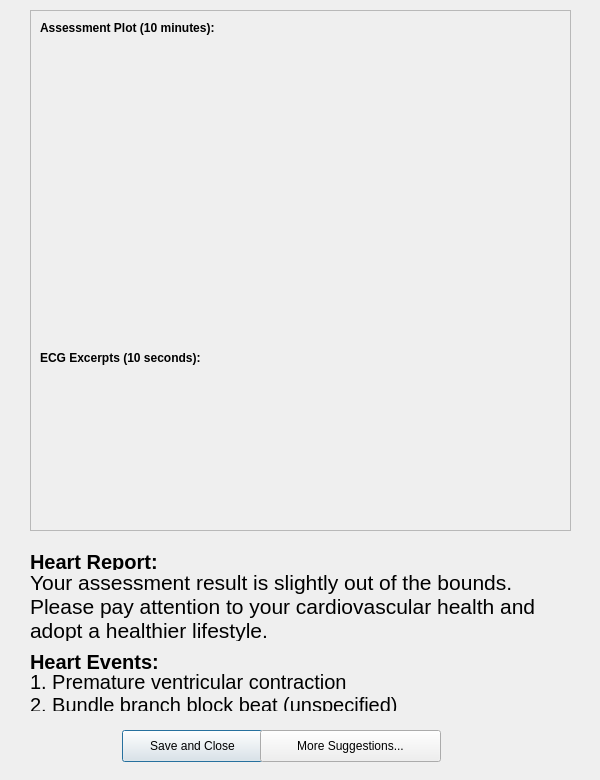
<?xml version="1.0" encoding="UTF-8"?>
<ui version="4.0">
 <class>Dialog</class>
 <widget class="QDialog" name="Dialog">
  <property name="geometry">
   <rect>
    <x>0</x>
    <y>0</y>
    <width>600</width>
    <height>780</height>
   </rect>
  </property>
  <property name="minimumSize">
   <size>
    <width>600</width>
    <height>780</height>
   </size>
  </property>
  <property name="maximumSize">
   <size>
    <width>600</width>
    <height>780</height>
   </size>
  </property>
  <property name="windowTitle">
   <string>Short-term Assessment</string>
  </property>
  <widget class="QPushButton" name="close_button">
   <property name="geometry">
    <rect>
     <x>122</x>
     <y>730</y>
     <width>141</width>
     <height>32</height>
    </rect>
   </property>
   <property name="text">
    <string>Save and Close</string>
   </property>
  </widget>
  <widget class="QPushButton" name="suggestion_button">
   <property name="geometry">
    <rect>
     <x>260</x>
     <y>730</y>
     <width>181</width>
     <height>32</height>
    </rect>
   </property>
   <property name="text">
    <string>More Suggestions...</string>
   </property>
  </widget>
  <widget class="QFrame" name="figure_frame">
   <property name="geometry">
    <rect>
     <x>30</x>
     <y>10</y>
     <width>541</width>
     <height>521</height>
    </rect>
   </property>
   <property name="frameShape">
    <enum>QFrame::StyledPanel</enum>
   </property>
   <property name="frameShadow">
    <enum>QFrame::Raised</enum>
   </property>
   <widget class="QLabel" name="assessment_fig">
    <property name="geometry">
     <rect>
      <x>10</x>
      <y>30</y>
      <width>421</width>
      <height>291</height>
     </rect>
    </property>
    <property name="text">
     <string/>
    </property>
    <property name="pixmap">
     <pixmap>../model/result/sample_short_term_assessment_106.png</pixmap>
    </property>
    <property name="scaledContents">
     <bool>true</bool>
    </property>
   </widget>
   <widget class="QLabel" name="assessment_fig_label">
    <property name="geometry">
     <rect>
      <x>10</x>
      <y>10</y>
      <width>231</width>
      <height>16</height>
     </rect>
    </property>
    <property name="font">
     <font>
      <weight>75</weight>
      <bold>true</bold>
     </font>
    </property>
    <property name="text">
     <string>Assessment Plot (10 minutes):</string>
    </property>
   </widget>
   <widget class="QLabel" name="ecg_fig_label">
    <property name="geometry">
     <rect>
      <x>10</x>
      <y>340</y>
      <width>231</width>
      <height>16</height>
     </rect>
    </property>
    <property name="font">
     <font>
      <weight>75</weight>
      <bold>true</bold>
     </font>
    </property>
    <property name="text">
     <string>ECG Excerpts (10 seconds):</string>
    </property>
   </widget>
   <widget class="QLabel" name="ecg_fig">
    <property name="geometry">
     <rect>
      <x>10</x>
      <y>370</y>
      <width>521</width>
      <height>141</height>
     </rect>
    </property>
    <property name="text">
     <string/>
    </property>
    <property name="pixmap">
     <pixmap>../model/result/sample_arrhythmia_ecg.png</pixmap>
    </property>
    <property name="scaledContents">
     <bool>true</bool>
    </property>
   </widget>
  </widget>
  <widget class="QLabel" name="heart_event_label">
   <property name="geometry">
    <rect>
     <x>30</x>
     <y>650</y>
     <width>541</width>
     <height>20</height>
    </rect>
   </property>
   <property name="font">
    <font>
     <pointsize>15</pointsize>
     <weight>75</weight>
     <bold>true</bold>
    </font>
   </property>
   <property name="text">
    <string>Heart Events:</string>
   </property>
   <property name="alignment">
    <set>Qt::AlignLeading|Qt::AlignLeft|Qt::AlignTop</set>
   </property>
  </widget>
  <widget class="QLabel" name="heart_event_text">
   <property name="geometry">
    <rect>
     <x>30</x>
     <y>670</y>
     <width>541</width>
     <height>41</height>
    </rect>
   </property>
   <property name="font">
    <font>
     <pointsize>15</pointsize>
     <weight>50</weight>
     <bold>false</bold>
    </font>
   </property>
   <property name="autoFillBackground">
    <bool>false</bool>
   </property>
   <property name="text">
    <string>1. Premature ventricular contraction
2. Bundle branch block beat (unspecified)</string>
   </property>
   <property name="alignment">
    <set>Qt::AlignLeading|Qt::AlignLeft|Qt::AlignTop</set>
   </property>
  </widget>
  <widget class="QLabel" name="report_label">
   <property name="geometry">
    <rect>
     <x>30</x>
     <y>550</y>
     <width>541</width>
     <height>20</height>
    </rect>
   </property>
   <property name="font">
    <font>
     <pointsize>15</pointsize>
     <weight>75</weight>
     <bold>true</bold>
    </font>
   </property>
   <property name="text">
    <string>Heart Report:</string>
   </property>
   <property name="alignment">
    <set>Qt::AlignLeading|Qt::AlignLeft|Qt::AlignTop</set>
   </property>
  </widget>
  <widget class="QLabel" name="report_text">
   <property name="geometry">
    <rect>
     <x>30</x>
     <y>570</y>
     <width>541</width>
     <height>71</height>
    </rect>
   </property>
   <property name="font">
    <font>
     <pointsize>16</pointsize>
     <weight>50</weight>
     <bold>false</bold>
    </font>
   </property>
   <property name="text">
    <string>Your assessment result is slightly out of the bounds.
Please pay attention to your cardiovascular health and adopt a healthier lifestyle.</string>
   </property>
   <property name="alignment">
    <set>Qt::AlignLeading|Qt::AlignLeft|Qt::AlignTop</set>
   </property>
   <property name="wordWrap">
    <bool>true</bool>
   </property>
  </widget>
 </widget>
 <resources/>
 <connections/>
</ui>
